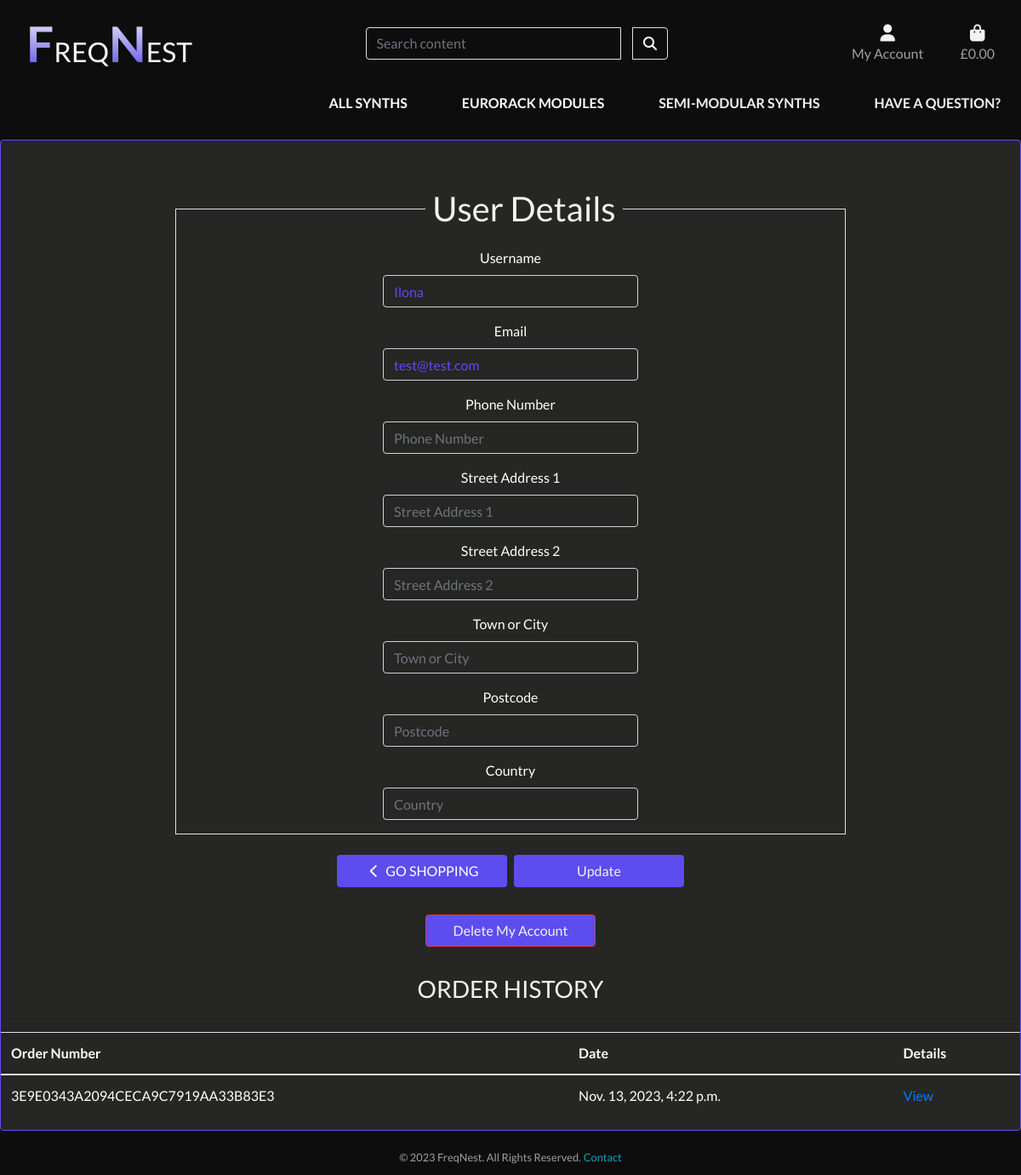
Page /profile/profile/ (signed in) on the earlier database version.
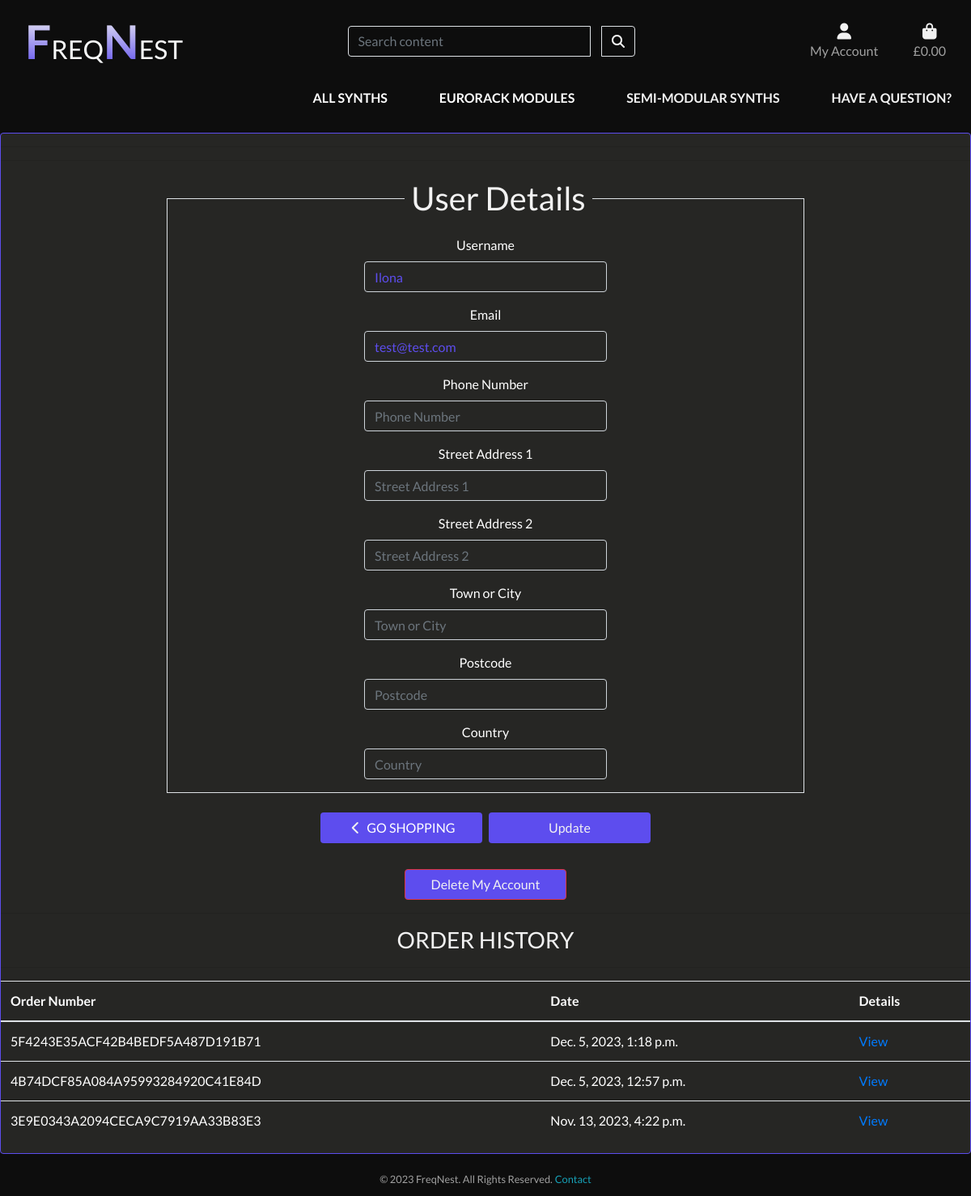
Same page on the later database version.
### checkout/models.py (models this page shows, shortened)
class Order(models.Model):
    user = models.ForeignKey(settings.AUTH_USER_MODEL, null=True, on_delete=models.CASCADE, related_name='orders')
    order_number = models.CharField(max_length=32, null=False, editable=False)
    full_name = models.CharField(max_length=50, null=False, blank=False)
    email = models.EmailField(max_length=254, null=False, blank=False)
    phone_number = models.CharField(max_length=20, null=False, blank=False)
    country = models.CharField(max_length=40, null=False, blank=False)
    postcode = models.CharField(max_length=20, null=True, blank=True)
    town_or_city = models.CharField(max_length=40, null=False, blank=False)
    street_address1 = models.CharField(max_length=80, null=False, blank=False)
    street_address2 = models.CharField(max_length=80, null=True, blank=True)
    date = models.DateTimeField(auto_now_add=True)
    order_total = models.DecimalField(max_digits=10, decimal_places=2, null=False, default=0)
    grand_total = models.DecimalField(max_digits=10, decimal_places=2, null=False, default=0)

### profiles/views.py (the view)
# urls.py: path('profile/', include('profiles.urls')),
@login_required
def profile(request):
    user = request.user
    profile, created = Profile.objects.get_or_create(user=user)
    if request.method == 'POST':
        u_form = UserUpdateForm(request.POST, instance=user)
        p_form = ProfileUpdateForm(request.POST, request.FILES, instance=profile)
        if u_form.is_valid() and p_form.is_valid():
            u_form.save()
            p_form.save()
            messages.success(request, 'Your profile has been updated!')
            return redirect('profile')
        else:
            logger.error(f"User form errors: {u_form.errors}")
            logger.error(f"Profile form errors: {p_form.errors}")
    else:
        u_form = UserUpdateForm(instance=user)
        p_form = ProfileUpdateForm(instance=profile)
    order_lineitems_prefetch = Prefetch('lineitems', queryset=OrderLineItem.objects.all())
    orders = Order.objects.filter(user=user).prefetch_related(order_lineitems_prefetch).order_by('-date')
    context = {'u_form': u_form, 'p_form': p_form, 'orders': orders}
    return render(request, 'profiles/profiles.html', context)

### profiles/forms.py
class UserUpdateForm(forms.ModelForm):
    email = forms.EmailField()
    class Meta:
        model = User
        fields = ['username', 'email']

class ProfileUpdateForm(forms.ModelForm):
    class Meta:
        model = Profile
        fields = [
            'default_phone_number', 'default_street_address1', 'default_street_address2',
            'default_town_or_city', 'default_postcode', 'default_country'
        ]
    def __init__(self, *args, **kwargs):
        super(ProfileUpdateForm, self).__init__(*args, **kwargs)
        for field_name in self.fields:
            if self.initial[field_name] is None:
                self.initial[field_name] = ''

### cart/contexts.py (called while the page is built, shortened)
def cart_contents(request):
    cart_items = []
    total = 0
    product_count = 0
    cart = request.session.get('cart', {})
    grand_total = total
    context = {
        'cart_items': cart_items,
        'total': total,
        'product_count': product_count,
        'grand_total': grand_total,
    }
    return context

### profiles/templates/profiles/profiles.html (shortened to what this page needs)
{% extends "base.html" %}
{% load static %}
{% block page_header %}
<div class="container header-container">
</div>
{% endblock %}
{% block content %}
<div class="overlay"></div>
<div class="card mb-2">
    <div class="row">
        <div class="col">
            <hr>
            <hr>
        </div>
    </div>
    <div class="row justify-content-center text-center rounded">
        <div class="col-8 rounded mx-auto">
            <form method="post" class="text-white" enctype="multipart/form-data">
                <fieldset class="rounded-10 border text-white">
                    <legend class="fieldset-label small text-black px-2 w-auto">User Details</legend>
                    <div class="form-group">
                        <label for="{{ u_form.username.id_for_label }}">Username</label>
                        <input type="text" name="{{ u_form.username.name }}" class="form-control"
                            id="{{ u_form.username.id_for_label }}" value="{{ u_form.username.value }}">
                    </div>
                    <div class="form-group">
                        <label for="{{ u_form.email.id_for_label }}">Email</label>
                        <input type="email" name="{{ u_form.email.name }}" class="form-control"
                            id="{{ u_form.email.id_for_label }}" value="{{ u_form.email.value }}">
                    </div>
                    <div class="form-group">
                        <label for="{{ p_form.default_phone_number.id_for_label }}">Phone Number</label>
                        <input type="text" name="{{ p_form.default_phone_number.name }}" class="form-control"
                            id="{{ p_form.default_phone_number.id_for_label }}" placeholder="Phone Number"
                            value="{{ p_form.default_phone_number.value }}">
                    </div>
                    <div class="form-group">
                        <label for="{{ p_form.default_street_address1.id_for_label }}">Street Address 1</label>
                        <input type="text" name="{{ p_form.default_street_address1.name }}" class="form-control"
                            id="{{ p_form.default_street_address1.id_for_label }}" placeholder="Street Address 1"
                            value="{{ p_form.default_street_address1.value }}">
                    </div>
                    <div class="form-group">
                        <label for="{{ p_form.default_street_address2.id_for_label }}">Street Address 2</label>
                        <input type="text" name="{{ p_form.default_street_address2.name }}" class="form-control"
                            id="{{ p_form.default_street_address2.id_for_label }}" placeholder="Street Address 2"
                            value="{{ p_form.default_street_address2.value }}">
                    </div>
                    <div class="form-group">
                        <label for="{{ p_form.default_town_or_city.id_for_label }}">Town or City</label>
                        <input type="text" name="{{ p_form.default_town_or_city.name }}" class="form-control"
                            id="{{ p_form.default_town_or_city.id_for_label }}" placeholder="Town or City"
                            value="{{ p_form.default_town_or_city.value }}">
                    </div>
                    <div class="form-group">
                        <label for="{{ p_form.default_postcode.id_for_label }}">Postcode</label>
                        <input type="text" name="{{ p_form.default_postcode.name }}" class="form-control"
                            id="{{ p_form.default_postcode.id_for_label }}" placeholder="Postcode"
                            value="{{ p_form.default_postcode.value }}">
                    </div>
                    <div class="form-group">
                        <label for="{{ p_form.default_country.id_for_label }}">Country</label>
                        <input type="text" name="{{ p_form.default_country.name }}" class="form-control"
                            id="{{ p_form.default_country.id_for_label }}" placeholder="Country"
                            value="{{ p_form.default_country.value }}">
                    </div>
                </fieldset>
                <div class="row mt-4">
                    <div class="col d-flex justify-content-center">
                        <a href="{% url 'all_synths' %}" class="btn mr-2">
                            <span class="icon">
                                <i class="fas fa-chevron-left"></i>
                            </span>
                            <span class="text-uppercase text-white">Go Shopping</span>
                        </a>
                        <button type="submit" class="btn">Update</button>
                    </div>
                </div>
            </form>
        </div>
    </div>
    <div class="row mt-4">
        <div class="col d-flex justify-content-center">
            <button type="button" class="btn btn-danger rounded-10 mt-2" id="delete-account-btn">Delete My
                Account</button>
        </div>
    </div>
    <div class="row">
        <div class="col">
            <hr>
            <h3 class="logo-font text-center mb-2">Order History</h3>
            <hr>
            <div class="table-responsive rounded-10 text-white">
                <table class="table text-white">
                    <thead>
                        <tr>
                            <th>Order Number</th>
                            <th>Date</th>
                            <th>Details</th>
                        </tr>
                    </thead>
                    <tbody>
                        {% for order in orders %}
                        <tr>
                            <td>{{ order.order_number }}</td>
                            <td>{{ order.date }}</td>
                            <td>
                                <a href="javascript:void(0);" id="toggleButton-{{ order.id }}"
                                    onclick="toggleOrderDetails('details-{{ order.id }}', 'toggleButton-{{ order.id }}')">View</a>
                            </td>
                        </tr>
                        {% empty %}
                        <tr>
                            <td colspan="3">No orders yet.</td>
                        </tr>
                        {% endfor %}
                    </tbody>
                </table>
            </div>
        </div>
    </div>
</div>
{% endblock %}

### templates/base.html (shortened to what this page needs)
{% load static %}
<!DOCTYPE html>
<html lang="en">
<head>
    {% block corecss %}
    <link rel="stylesheet" href="https://stackpath.bootstrapcdn.com/bootstrap/4.4.1/css/bootstrap.min.css"
>
    <link rel="stylesheet" href="{% static 'css/base.css' %}">
    {% endblock %}
</head>
<body>
    <header class="container-fluid fixed-top bg-black">
        <div id="topnav" class="row bg-black pt-lg-2 d-none d-lg-flex">
            <div class="col-12 col-lg-4 my-auto py-1 py-lg-0 text-center text-lg-left">
                <a href="{% url 'shop' %}" class="nav-link main-logo-link">
                    <h2 class="logo-font text-light text-white my-0"><strong class="logo-bold">F</strong>req<strong
                            class="logo-bold">N</strong>est</h2>
                </a>
            </div>
            <div class="bg-black col-12 col-lg-4 my-auto py-5 py-lg-0">
                <form method="GET" action="{% url 'all_synths' %}">
                    <div class="input-group">
                        <input type="text" name="q" class="form-control bg-black border rounded-10"
                            placeholder="Search content">
                        <div class="input-group-append">
                            <button type="submit" class="btn bg-black text-white border rounded-10">
                                <i class="fa fa-search" aria-hidden="true"></i>
                            </button>
                        </div>
                    </div>
                </form>
            </div>
            <div class="col-12 col-lg-4 my-auto py-1 py-lg-0">
                <ul class="list-inline list-unstyled text-center text-lg-right my-0">
                    <li class="list-inline-item dropdown">
                        <a class="nav-link text-black" href="#" id="user-options" data-toggle="dropdown"
                            aria-haspopup="true" aria-expanded="false">
                            <div class="text-center">
                                <i class="fas fa-user fa-lg"></i>
                                <p class="my-0">My Account</p>
                            </div>
                        </a>
                    </li>
                    <li class="list-inline-item">
                        <a class="nav-link {% if grand_total %}text-info font-weight-bold{% else %}text-black{% endif %}"
                            href="{% url 'view_cart' %}">
                            <div class="text-center">
                                <i class="fas fa-shopping-bag fa-lg"></i>
                                <p class="my-0">
                                    {% if grand_total %}
                                    £{{ grand_total|floatformat:2 }}
                                    {% else %}
                                    £0.00
                                    {% endif %}
                                </p>
                            </div>
                        </a>
                    </li>
                </ul>
            </div>
        </div>
        <div class="row bg-black">
            <nav class="navbar navbar-expand-lg navbar-light w-100">
                {% include 'includes/mobile-top-header.html' %}
                {% include 'includes/main-nav.html' %}
            </nav>
        </div>
    </header>
    {% block page_header %}
    {% endblock %}
    {% block content %}
    {% endblock %}
    <footer>
        <div class="container">
            <p class="mb-0">
                <small>&copy; 2023 FreqNest. All Rights Reserved.</small>
                <small><a href="{% url 'contact' %}" class="text-info">Contact</a></small>
            </p>
        </div>
    </footer>
</body>
</html>

### templates/includes/mobile-top-header.html (shortened to what this page needs)
<ul class="list-inline">
</ul>

### templates/includes/main-nav.html (shortened to what this page needs)
<div class="collapse navbar-collapse" id="main-nav">
    <ul class="navbar-nav w-auto ml-auto">
        <li class="nav-item dropdown">
            <a class="logo-font font-weight-bold nav-link bg-black text-white mr-5" href="#" id="all-synths-link"
                data-toggle="dropdown" aria-haspopup="true" aria-expanded="false"
                aria-label="Toggle All Synths dropdown">
                All Synths
            </a>
        </li>
        <li class="nav-item dropdown">
            <a class="logo-font font-weight-bold nav-link bg-black text-white mr-5" href="#" id="eurorack-link"
                data-toggle="dropdown" aria-haspopup="true" aria-expanded="false"
                aria-label="Toggle Eurorack Modules dropdown">
                Eurorack Modules
            </a>
        </li>
        <li class="nav-item dropdown">
            <a class="logo-font font-weight-bold nav-link text-black mr-5" href="#" id="semi-link"
                data-toggle="dropdown" aria-haspopup="true" aria-expanded="false">
                Semi-Modular Synths
            </a>
        </li>
        <li class="nav-item dropdown">
            <a class="logo-font font-weight-bold nav-link text-black" href="#" id="deals-link" data-toggle="dropdown"
                aria-haspopup="true" aria-expanded="false">
                Have A Question?
            </a>
        </li>
    </ul>
</div>

### static/css/base.css (style rules this page uses)
html { height: 100%; }
body { background-color: #0d0d0d; background-size: cover; height: calc(100vh - 164px); color: #f2f2f2; font-family: "Lato"; }
p { color: #a0a0a0; }
.icon { align-items: center; display: inline-flex; justify-content: center; height: 1.3rem; width: 1.3rem; }
.logo-font { text-transform: uppercase; }
.btn { background: #5d4dee; color: #f2f2f2; padding: 0.375rem 0.75rem; font-size: 1rem; border-radius: 0.25rem; max-width: 200px; width: 100%; display: block; }
.form-control { background: #262624; color: #5d4dee; max-width: 300px; width: 100%; margin: auto; display: block; }
.fieldset-label { font-size: 2.5rem; text-align: center; margin: 1rem; display: block; }
.text-black { color: #f2f2f2 !important; }
.bg-black { background: #0d0d0d !important; }
.logo-font strong.logo-bold { font-size: 180%; font-weight: bold; background: linear-gradient(to bottom, #f2f2f2, #5d4dee); -webkit-background-clip: text; background-clip: text; color: transparent; }
.overlay { height: 100%; width: 100%; top: 0; left: 0; position: fixed; z-index: -1; }
.synth-container, .card, .card-body, .card-img-top, .lead, .card-footer { background-color: #262624; color: #f2f2f2; box-sizing: 2px; border-color: #5d4dee; }
footer { background: #0d0d0d; color: #f2f2f2; padding: 10px 0; bottom: 0; left: 0; width: 100%; text-align: center; }
.container { max-width: 1140px; padding-right: 15px; padding-left: 15px; margin-right: auto; margin-left: auto; }
@media (min-width: 992px) { .header-container { padding-top: 164px; } }

Differences in the rows shown:
added Order: order_number "5F4243E35ACF42B4BEDF5A487D191B71", date "Dec. 5, 2023, 1:18 p.m."
added Order: order_number "4B74DCF85A084A95993284920C41E84D", date "Dec. 5, 2023, 12:57 p.m."
